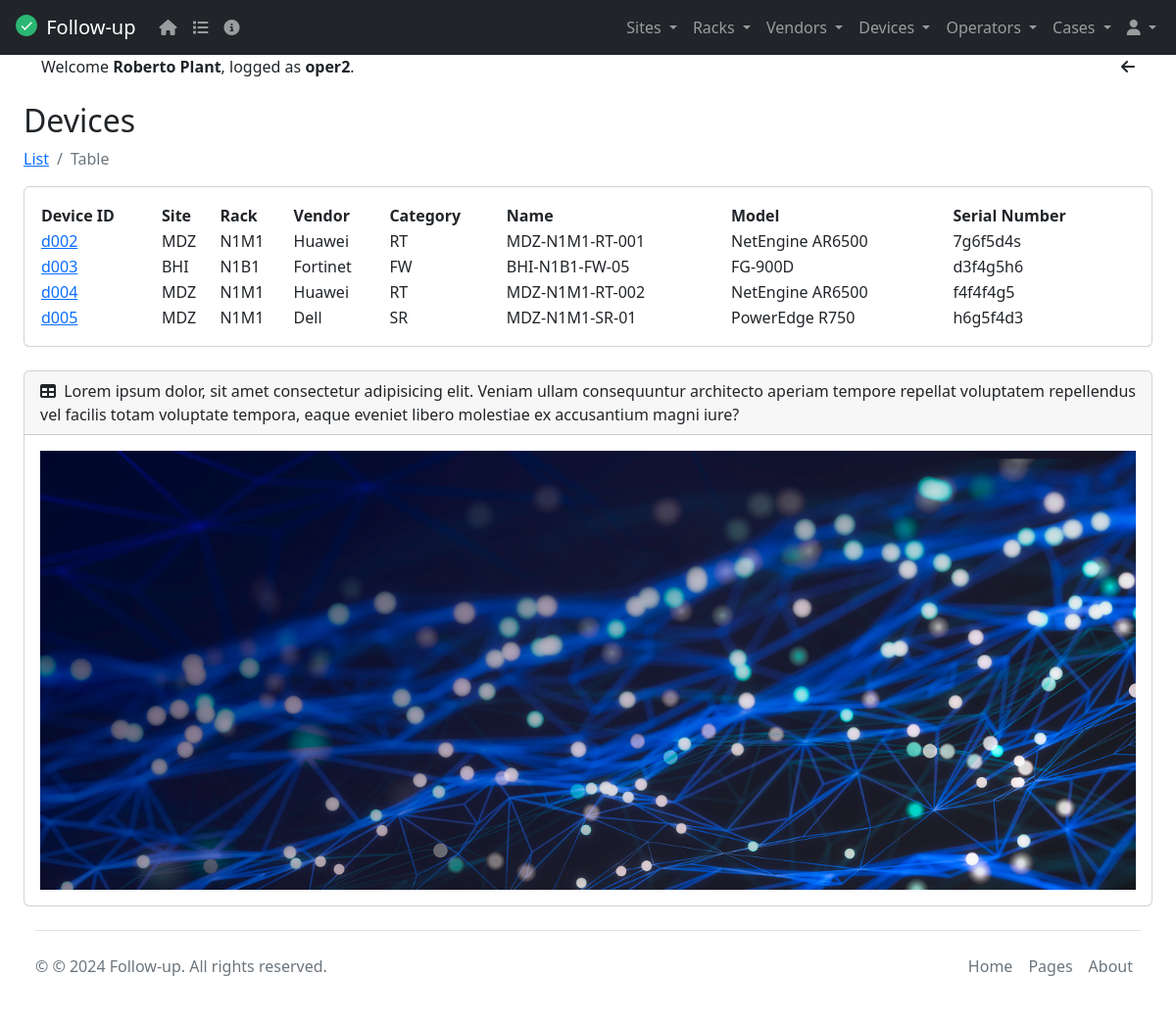
/device_table/ (signed in), run on the app's committed database.
### tasks/models.py (models this page shows, shortened)
class Device(models.Model):
  CATEGORIES = (
    ('RT', "Router"),
    ('SW2', "Switch L2"),
    ('SW3', "Switch L3"),
    ('FW', "Firewall"),
    ('SR', "Server"),
    ('ST', "Storage")
  )
  deviceId = models.CharField(max_length=6)
  name = models.CharField(max_length=20)
  category = models.CharField(choices=CATEGORIES, max_length=3, null=True)
  model = models.CharField(max_length=20)
  serialNumber = models.CharField(max_length=30)
  site = models.ForeignKey(Site, on_delete=models.CASCADE, null=True)
  rack = ChainedForeignKey(
    Rack,
    on_delete=models.CASCADE,
    null=True,
    related_name='devices',
    chained_field="site",
    chained_model_field="site",
    show_all=False,
    auto_choose=True,
    sort=True)
  vendor = models.ForeignKey(Vendor, on_delete=models.CASCADE, null=True)
  deviceImage = models.ImageField(upload_to='devices', blank=True, null=True, default="/media/static/default.png")
  class Meta():
    verbose_name = 'Device'
    verbose_name_plural = 'Devices'
    ordering = ('deviceId', 'name')
    unique_together = ('deviceId', 'name')

class Site(models.Model):
  siteId = models.CharField(max_length=6)
  name = models.CharField(max_length=20)
  address = models.CharField(max_length=30)
  city = models.CharField(max_length=20)
  country = models.CharField(max_length=20)
  switchowner = models.CharField(max_length=30)
  contact = models.IntegerField(default=0)
  siteImage = models.ImageField(upload_to='sites', blank=True, null=True, default="/media/static/default.png") # default=""
  def __str__(self):
    return self.name
  class Meta():
    verbose_name = 'Site'
    verbose_name_plural = 'Sites'
    ordering = ('siteId', 'name')
    unique_together = ('siteId', 'name')

class Rack(models.Model):
  rackId = models.CharField(max_length=6)
  name = models.CharField(max_length=20)
  site = models.ForeignKey(Site, on_delete=models.CASCADE, null=True)
  rackImage = models.ImageField(upload_to='racks', blank=True, null=True, default="/media/static/default.png") # default=""
  def __str__(self):
    return f"{self.name}"
  class Meta():
    verbose_name = 'Rack'
    verbose_name_plural = 'Racks'
    ordering = ('rackId', 'name')
    unique_together = ('rackId', 'name')

class Vendor(models.Model):
  vendorId = models.CharField(max_length=6)
  name = models.CharField(max_length=20)
  email = models.EmailField()
  contact = models.IntegerField()
  link = models.URLField(max_length=200, blank=True)
  vendorImage = models.ImageField(upload_to='vendors', blank=True, null=True, default="/media/static/default.png")
  def __str__(self):
    return self.name
  class Meta():
    verbose_name = 'Vendor'
    verbose_name_plural = 'Vendors'
    ordering = ('vendorId', 'name')
    unique_together = ('vendorId', 'name')

### tasks/views.py (the view)
# urls.py: path('device_table/', views.device_table, name='device_table'),
@login_required
def device_table(request):
    devices = Device.objects.all()
    return render(request, 'device_table.html', {'devices': devices})

### tasks/templates/device_table.html (shortened to what this page needs)
{% extends 'base.html' %}
{% block content %}
<h2 class="mt-4">Devices</h2>
<nav aria-label="breadcrumb">
  <ol class="breadcrumb">
    <li class="breadcrumb-item"><a href="/devices">List</a></li>
    <li class="breadcrumb-item active" aria-current="page">Table</li>
  </ol>
</nav>
<div class="card mb-4">
  <div class="card-body">
    <table id="example" class="display" style="width:100%">
        <thead>
            <tr>
                <th>Device ID</th>
                <th>Site</th>
                <th>Rack</th>
                <th>Vendor</th>
                <th>Category</th>
                <th>Name</th>
                <th>Model</th>
                <th>Serial Number</th>
            </tr>
        </thead>
        <tbody>
            {% for device in devices %}
            <tr>
                <td><a href="{% url 'device_nav' device.id %}">{{ device.deviceId }}</a></td>
                <td>{{ device.site }}</td>
                <td>{{ device.rack }}</td>
                <td>{{ device.vendor }}</td>
                <td>{{ device.category }}</td>
                <td>{{ device.name }}</td>
                <td>{{ device.model }}</td>
                <td>{{ device.serialNumber }}</td>
            </tr>
            {% endfor %}
        </tbody>
    </table>
  </div>
</div>
{% endblock %}

### tasks/templates/base.html (shortened to what this page needs)
<!DOCTYPE html>
<html lang="en" data-bs-theme="dark">
  <head>
    <link rel="stylesheet" href="https://cdn.jsdelivr.net/npm/bootstrap@5.2.0/dist/css/bootstrap.min.css">
    <link href="https://cdn.datatables.net/v/dt/jq-3.7.0/jszip-3.10.1/dt-2.0.8/af-2.7.0/b-3.0.2/b-colvis-3.0.2/b-html5-3.0.2/b-print-3.0.2/cr-2.0.3/date-1.5.2/fc-5.0.1/fh-4.0.1/kt-2.12.1/r-3.0.2/rg-1.5.0/rr-1.5.0/sc-2.4.3/sb-1.7.1/sp-2.3.1/sl-2.0.3/sr-1.4.1/datatables.min.css" rel="stylesheet">
    <link rel="stylesheet" href="https://cdnjs.cloudflare.com/ajax/libs/font-awesome/6.5.2/css/all.min.css">
  </head>
  <body>
  {% include 'navbar.html' %}
    <div id="layoutSidenav_content">
      <main>
        <div class="container-fluid px-4">
          {% if user.is_authenticated %}
          <div class="container text-center">
            <div class="row">
              <div class="col">
                <div class="text-start">
                  Welcome <strong>{{request.user.first_name}} {{request.user.last_name}}</strong>,
                  logged as <strong>{{request.user.username}}</strong>.
                </div>
              </div>
              <div class="col col-lg-2">
                <div class="text-end">
                  <i class="fa fa-arrow-left" aria-hidden="true" onclick="window.history.back()"></i>
                </div>
              </div>
            </div>
          </div>
          {% endif %}
          {% block content %}
          {% endblock %}
          {% include 'footer.html' %}
        </div>
      </main>
    </div>
  </body>
</html>

### tasks/templates/base.html (style rules this page uses)
html { scroll-padding-top: 220px; }
body { position: relative; overflow-y: auto; }

### data on the page
Device: deviceId "d002", site "MDZ", rack "N1M1", vendor "Huawei", category "RT", name "MDZ-N1M1-RT-001", model "NetEngine AR6500", serialNumber "7g6f5d4s"
Device: deviceId "d003", site "BHI", rack "N1B1", vendor "Fortinet", category "FW", name "BHI-N1B1-FW-05", model "FG-900D", serialNumber "d3f4g5h6"
Device: deviceId "d004", site "MDZ", rack "N1M1", vendor "Huawei", category "RT", name "MDZ-N1M1-RT-002", model "NetEngine AR6500", serialNumber "f4f4f4g5"
Device: deviceId "d005", site "MDZ", rack "N1M1", vendor "Dell", category "SR", name "MDZ-N1M1-SR-01", model "PowerEdge R750", serialNumber "h6g5f4d3"

### other printed values
{{ request.user.first_name }} "Roberto"
{{ request.user.last_name }} "Plant"
{{ request.user.username }} "oper2"
